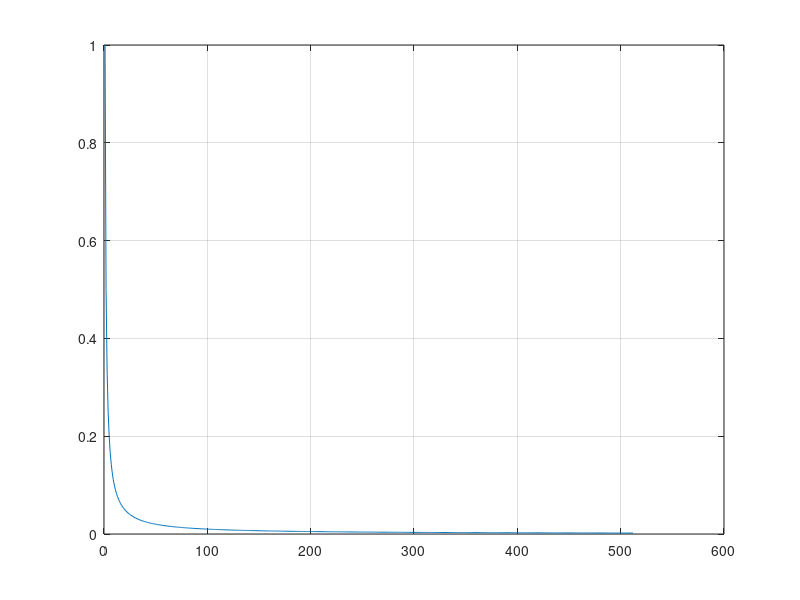
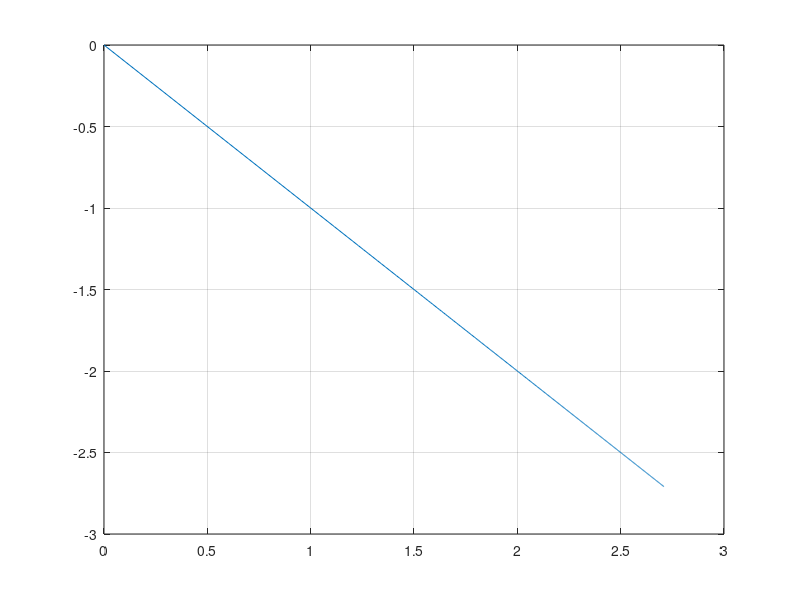

Write MATLAB code to recreate these figures, in order. (Note: this script raises an error after producing the figures.)
clear all
close all
M = 2 * 256;
K = 1;
f = 1 : M;
s = K * 1 ./ f ;
figure(1); plot(s); grid;
LOGs = log10(s);
LOGf = log10(f);
figure(4); plot(LOGf, LOGs); grid;
hh = sqrt(m * s);
m = 2 * M - 1;
h2(1 : M) = hh(1 : M);
h2(M : m) = hh(M :  - 1 : 1);
figure(2); plot(h); grid;
pp = rand(1, m);
re = h2 .* cos(pp) ;
im = h2 .* sin(pp) ;
hh = re + i * im ;